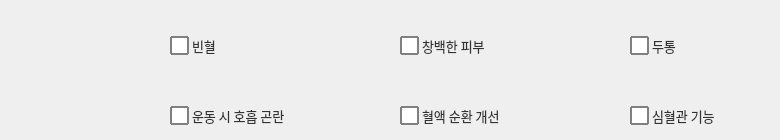
     <widget class="QWidget" name="tab_3">
      <attribute name="title">
       <string>혈액순환</string>
      </attribute>
      <widget class="QCheckBox" name="checkBox_53">
       <property name="geometry">
        <rect>
         <x>630</x>
         <y>100</y>
         <width>141</width>
         <height>31</height>
        </rect>
       </property>
       <property name="font">
        <font>
         <family>Leelawadee UI</family>
         <pointsize>-1</pointsize>
        </font>
       </property>
       <property name="styleSheet">
        <string notr="true">QCheckBox 
{
    spacing: 3px; /* 체크박스와 텍스트 사이 간격 */
    font-size: 13px;
    color: #333;
}

QCheckBox::indicator {
    width: 15px;
    height: 15px;
    border: 1.5px solid gray;        /* 기본 테두리 색상 */
    background-color: white;       /* 기본 배경색 */
    border-radius: 1px; 		/*모서리 둥글게*/
}

QCheckBox::indicator:checked {
    background-color: white;       /* 체크된 후 바탕색 */
    border: 1.5px solid red;         /* 체크된 후 테두리 */
    image: url(./image/pill.png); /* 체크 표시 이미지 (선택 사항) */
}


QCheckBox::indicator:hover
{
background-color : #E0F2F1;

}
</string>
       </property>
       <property name="text">
        <string>심혈관 기능</string>
       </property>
       <property name="checkable">
        <bool>true</bool>
       </property>
       <property name="checked">
        <bool>false</bool>
       </property>
       <property name="autoRepeat">
        <bool>false</bool>
       </property>
      </widget>
      <widget class="QCheckBox" name="checkBox_54">
       <property name="geometry">
        <rect>
         <x>400</x>
         <y>30</y>
         <width>141</width>
         <height>31</height>
        </rect>
       </property>
       <property name="font">
        <font>
         <family>Leelawadee UI</family>
         <pointsize>-1</pointsize>
        </font>
       </property>
       <property name="styleSheet">
        <string notr="true">QCheckBox 
{
    spacing: 3px; /* 체크박스와 텍스트 사이 간격 */
    font-size: 13px;
    color: #333;
}

QCheckBox::indicator {
    width: 15px;
    height: 15px;
    border: 1.5px solid gray;        /* 기본 테두리 색상 */
    background-color: white;       /* 기본 배경색 */
    border-radius: 1px; 		/*모서리 둥글게*/
}

QCheckBox::indicator:checked {
    background-color: white;       /* 체크된 후 바탕색 */
    border: 1.5px solid red;         /* 체크된 후 테두리 */
    image: url(./image/pill.png); /* 체크 표시 이미지 (선택 사항) */
}


QCheckBox::indicator:hover
{
background-color : #E0F2F1;

}
</string>
       </property>
       <property name="text">
        <string>창백한 피부</string>
       </property>
       <property name="checkable">
        <bool>true</bool>
       </property>
       <property name="checked">
        <bool>false</bool>
       </property>
       <property name="autoRepeat">
        <bool>false</bool>
       </property>
      </widget>
      <widget class="QCheckBox" name="checkBox_55">
       <property name="geometry">
        <rect>
         <x>170</x>
         <y>100</y>
         <width>131</width>
         <height>31</height>
        </rect>
       </property>
       <property name="font">
        <font>
         <family>Leelawadee UI</family>
         <pointsize>-1</pointsize>
        </font>
       </property>
       <property name="styleSheet">
        <string notr="true">QCheckBox 
{
    spacing: 3px; /* 체크박스와 텍스트 사이 간격 */
    font-size: 13px;
    color: #333;
}

QCheckBox::indicator {
    width: 15px;
    height: 15px;
    border: 1.5px solid gray;        /* 기본 테두리 색상 */
    background-color: white;       /* 기본 배경색 */
    border-radius: 1px; 		/*모서리 둥글게*/
}

QCheckBox::indicator:checked {
    background-color: white;       /* 체크된 후 바탕색 */
    border: 1.5px solid red;         /* 체크된 후 테두리 */
    image: url(./image/pill.png); /* 체크 표시 이미지 (선택 사항) */
}


QCheckBox::indicator:hover
{
background-color : #E0F2F1;

}
</string>
       </property>
       <property name="text">
        <string>운동 시 호흡 곤란</string>
       </property>
       <property name="checkable">
        <bool>true</bool>
       </property>
       <property name="checked">
        <bool>false</bool>
       </property>
       <property name="autoRepeat">
        <bool>false</bool>
       </property>
      </widget>
      <widget class="QCheckBox" name="checkBox_56">
       <property name="geometry">
        <rect>
         <x>630</x>
         <y>30</y>
         <width>141</width>
         <height>31</height>
        </rect>
       </property>
       <property name="font">
        <font>
         <family>Leelawadee UI</family>
         <pointsize>-1</pointsize>
        </font>
       </property>
       <property name="styleSheet">
        <string notr="true">QCheckBox 
{
    spacing: 3px; /* 체크박스와 텍스트 사이 간격 */
    font-size: 13px;
    color: #333;
}

QCheckBox::indicator {
    width: 15px;
    height: 15px;
    border: 1.5px solid gray;        /* 기본 테두리 색상 */
    background-color: white;       /* 기본 배경색 */
    border-radius: 1px; 		/*모서리 둥글게*/
}

QCheckBox::indicator:checked {
    background-color: white;       /* 체크된 후 바탕색 */
    border: 1.5px solid red;         /* 체크된 후 테두리 */
    image: url(./image/pill.png); /* 체크 표시 이미지 (선택 사항) */
}


QCheckBox::indicator:hover
{
background-color : #E0F2F1;

}
</string>
       </property>
       <property name="text">
        <string>두통</string>
       </property>
       <property name="checkable">
        <bool>true</bool>
       </property>
       <property name="checked">
        <bool>false</bool>
       </property>
       <property name="autoRepeat">
        <bool>false</bool>
       </property>
      </widget>
      <widget class="QCheckBox" name="checkBox_57">
       <property name="geometry">
        <rect>
         <x>400</x>
         <y>100</y>
         <width>141</width>
         <height>31</height>
        </rect>
       </property>
       <property name="font">
        <font>
         <family>Leelawadee UI</family>
         <pointsize>-1</pointsize>
        </font>
       </property>
       <property name="styleSheet">
        <string notr="true">QCheckBox 
{
    spacing: 3px; /* 체크박스와 텍스트 사이 간격 */
    font-size: 13px;
    color: #333;
}

QCheckBox::indicator {
    width: 15px;
    height: 15px;
    border: 1.5px solid gray;        /* 기본 테두리 색상 */
    background-color: white;       /* 기본 배경색 */
    border-radius: 1px; 		/*모서리 둥글게*/
}

QCheckBox::indicator:checked {
    background-color: white;       /* 체크된 후 바탕색 */
    border: 1.5px solid red;         /* 체크된 후 테두리 */
    image: url(./image/pill.png); /* 체크 표시 이미지 (선택 사항) */
}


QCheckBox::indicator:hover
{
background-color : #E0F2F1;

}
</string>
       </property>
       <property name="text">
        <string>혈액 순환 개선</string>
       </property>
       <property name="checkable">
        <bool>true</bool>
       </property>
       <property name="checked">
        <bool>false</bool>
       </property>
       <property name="autoRepeat">
        <bool>false</bool>
       </property>
      </widget>
      <widget class="QCheckBox" name="checkBox_58">
       <property name="geometry">
        <rect>
         <x>170</x>
         <y>30</y>
         <width>131</width>
         <height>31</height>
        </rect>
       </property>
       <property name="font">
        <font>
         <family>Leelawadee UI</family>
         <pointsize>-1</pointsize>
        </font>
       </property>
       <property name="styleSheet">
        <string notr="true">QCheckBox 
{
    spacing: 3px; /* 체크박스와 텍스트 사이 간격 */
    font-size: 13px;
    color: #333;
}

QCheckBox::indicator {
    width: 15px;
    height: 15px;
    border: 1.5px solid gray;        /* 기본 테두리 색상 */
    background-color: white;       /* 기본 배경색 */
    border-radius: 1px; 		/*모서리 둥글게*/
}

QCheckBox::indicator:checked {
    background-color: white;       /* 체크된 후 바탕색 */
    border: 1.5px solid red;         /* 체크된 후 테두리 */
    image: url(./image/pill.png); /* 체크 표시 이미지 (선택 사항) */
}


QCheckBox::indicator:hover
{
background-color : #E0F2F1;

}
</string>
       </property>
       <property name="text">
        <string>빈혈</string>
       </property>
       <property name="checkable">
        <bool>true</bool>
       </property>
       <property name="checked">
        <bool>false</bool>
       </property>
       <property name="autoRepeat">
        <bool>false</bool>
       </property>
      </widget>
     </widget>
